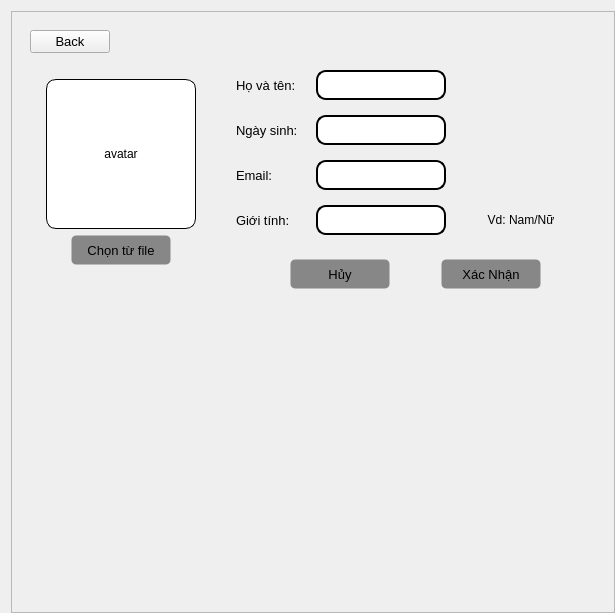
            <widget class="QWidget" name="page_4">
             <property name="styleSheet">
              <string notr="true">#page_4{
background-color: rgb(202, 202, 202);
}
</string>
             </property>
             <layout class="QHBoxLayout" name="horizontalLayout_11">
              <property name="rightMargin">
               <number>0</number>
              </property>
              <property name="bottomMargin">
               <number>0</number>
              </property>
              <item>
               <widget class="QFrame" name="frame_9">
                <property name="frameShape">
                 <enum>QFrame::StyledPanel</enum>
                </property>
                <property name="frameShadow">
                 <enum>QFrame::Raised</enum>
                </property>
                <layout class="QHBoxLayout" name="horizontalLayout_12">
                 <item>
                  <widget class="QWidget" name="widget_13" native="true">
                   <property name="sizePolicy">
                    <sizepolicy hsizetype="Maximum" vsizetype="Preferred">
                     <horstretch>0</horstretch>
                     <verstretch>0</verstretch>
                    </sizepolicy>
                   </property>
                   <property name="minimumSize">
                    <size>
                     <width>200</width>
                     <height>0</height>
                    </size>
                   </property>
                   <layout class="QVBoxLayout" name="verticalLayout_15">
                    <item>
                     <widget class="QPushButton" name="btn_back_to_page_list_session_2">
                      <property name="sizePolicy">
                       <sizepolicy hsizetype="Fixed" vsizetype="Fixed">
                        <horstretch>0</horstretch>
                        <verstretch>0</verstretch>
                       </sizepolicy>
                      </property>
                      <property name="font">
                       <font>
                        <pointsize>10</pointsize>
                       </font>
                      </property>
                      <property name="cursor">
                       <cursorShape>PointingHandCursor</cursorShape>
                      </property>
                      <property name="text">
                       <string>Back</string>
                      </property>
                      <property name="icon">
                       <iconset resource="resources.qrc">
                        <normaloff>:/icons/images/icons/icons8-back-50.png</normaloff>:/icons/images/icons/icons8-back-50.png</iconset>
                      </property>
                     </widget>
                    </item>
                    <item>
                     <spacer name="verticalSpacer_5">
                      <property name="orientation">
                       <enum>Qt::Vertical</enum>
                      </property>
                      <property name="sizeType">
                       <enum>QSizePolicy::Fixed</enum>
                      </property>
                      <property name="sizeHint" stdset="0">
                       <size>
                        <width>20</width>
                        <height>20</height>
                       </size>
                      </property>
                     </spacer>
                    </item>
                    <item alignment="Qt::AlignHCenter">
                     <widget class="QLabel" name="avatar">
                      <property name="sizePolicy">
                       <sizepolicy hsizetype="Fixed" vsizetype="Fixed">
                        <horstretch>0</horstretch>
                        <verstretch>0</verstretch>
                       </sizepolicy>
                      </property>
                      <property name="minimumSize">
                       <size>
                        <width>150</width>
                        <height>150</height>
                       </size>
                      </property>
                      <property name="styleSheet">
                       <string notr="true">QLabel {
  border-style: solid;
  border-width: 1px;
  border-radius: 10px;
	background-color: rgb(255, 255, 255);
}</string>
                      </property>
                      <property name="text">
                       <string>avatar</string>
                      </property>
                      <property name="alignment">
                       <set>Qt::AlignCenter</set>
                      </property>
                     </widget>
                    </item>
                    <item alignment="Qt::AlignHCenter">
                     <widget class="QPushButton" name="btn_get_path_avatar">
                      <property name="sizePolicy">
                       <sizepolicy hsizetype="Fixed" vsizetype="Fixed">
                        <horstretch>0</horstretch>
                        <verstretch>0</verstretch>
                       </sizepolicy>
                      </property>
                      <property name="minimumSize">
                       <size>
                        <width>100</width>
                        <height>30</height>
                       </size>
                      </property>
                      <property name="font">
                       <font>
                        <pointsize>10</pointsize>
                       </font>
                      </property>
                      <property name="cursor">
                       <cursorShape>PointingHandCursor</cursorShape>
                      </property>
                      <property name="styleSheet">
                       <string notr="true">QPushButton{
  background-color: #878787;
  border-style: solid;
  border-width: 1px;
border-radius: 5px;
}</string>
                      </property>
                      <property name="text">
                       <string>Chọn từ file</string>
                      </property>
                     </widget>
                    </item>
                    <item>
                     <spacer name="verticalSpacer_2">
                      <property name="orientation">
                       <enum>Qt::Vertical</enum>
                      </property>
                      <property name="sizeHint" stdset="0">
                       <size>
                        <width>20</width>
                        <height>329</height>
                       </size>
                      </property>
                     </spacer>
                    </item>
                   </layout>
                  </widget>
                 </item>
                 <item>
                  <widget class="QWidget" name="widget_14" native="true">
                   <layout class="QVBoxLayout" name="verticalLayout_16">
                    <property name="spacing">
                     <number>15</number>
                    </property>
                    <item>
                     <spacer name="verticalSpacer_3">
                      <property name="orientation">
                       <enum>Qt::Vertical</enum>
                      </property>
                      <property name="sizeType">
                       <enum>QSizePolicy::Preferred</enum>
                      </property>
                      <property name="sizeHint" stdset="0">
                       <size>
                        <width>10</width>
                        <height>40</height>
                       </size>
                      </property>
                     </spacer>
                    </item>
                    <item>
                     <widget class="QWidget" name="widget_15" native="true">
                      <layout class="QHBoxLayout" name="horizontalLayout_13">
                       <property name="spacing">
                        <number>0</number>
                       </property>
                       <property name="leftMargin">
                        <number>0</number>
                       </property>
                       <property name="topMargin">
                        <number>0</number>
                       </property>
                       <property name="rightMargin">
                        <number>0</number>
                       </property>
                       <property name="bottomMargin">
                        <number>0</number>
                       </property>
                       <item>
                        <widget class="QLabel" name="label_15">
                         <property name="sizePolicy">
                          <sizepolicy hsizetype="Fixed" vsizetype="Preferred">
                           <horstretch>0</horstretch>
                           <verstretch>0</verstretch>
                          </sizepolicy>
                         </property>
                         <property name="minimumSize">
                          <size>
                           <width>80</width>
                           <height>0</height>
                          </size>
                         </property>
                         <property name="font">
                          <font>
                           <pointsize>10</pointsize>
                          </font>
                         </property>
                         <property name="text">
                          <string>Họ và tên:</string>
                         </property>
                        </widget>
                       </item>
                       <item>
                        <widget class="QLineEdit" name="ip_fullname">
                         <property name="styleSheet">
                          <string notr="true">QLineEdit{
border-style: solid;
border-width: 2px;
border-radius: 10px;
padding-left: 10px;
padding-right: 10px;
padding-top: 5px;
padding-bottom: 5px;
}</string>
                         </property>
                        </widget>
                       </item>
                       <item>
                        <spacer name="horizontalSpacer_7">
                         <property name="orientation">
                          <enum>Qt::Horizontal</enum>
                         </property>
                         <property name="sizeType">
                          <enum>QSizePolicy::Preferred</enum>
                         </property>
                         <property name="sizeHint" stdset="0">
                          <size>
                           <width>150</width>
                           <height>20</height>
                          </size>
                         </property>
                        </spacer>
                       </item>
                      </layout>
                     </widget>
                    </item>
                    <item>
                     <widget class="QWidget" name="widget_16" native="true">
                      <layout class="QHBoxLayout" name="horizontalLayout_14">
                       <property name="spacing">
                        <number>0</number>
                       </property>
                       <property name="leftMargin">
                        <number>0</number>
                       </property>
                       <property name="topMargin">
                        <number>0</number>
                       </property>
                       <property name="rightMargin">
                        <number>0</number>
                       </property>
                       <property name="bottomMargin">
                        <number>0</number>
                       </property>
                       <item>
                        <widget class="QLabel" name="label_16">
                         <property name="minimumSize">
                          <size>
                           <width>80</width>
                           <height>0</height>
                          </size>
                         </property>
                         <property name="font">
                          <font>
                           <pointsize>10</pointsize>
                          </font>
                         </property>
                         <property name="text">
                          <string>Ngày sinh:</string>
                         </property>
                        </widget>
                       </item>
                       <item>
                        <widget class="QLineEdit" name="ip_date_of_birth">
                         <property name="styleSheet">
                          <string notr="true">QLineEdit{
border-style: solid;
border-width: 2px;
border-radius: 10px;
padding-left: 10px;
padding-right: 10px;
padding-top: 5px;
padding-bottom: 5px;
}</string>
                         </property>
                        </widget>
                       </item>
                       <item>
                        <spacer name="horizontalSpacer_8">
                         <property name="orientation">
                          <enum>Qt::Horizontal</enum>
                         </property>
                         <property name="sizeType">
                          <enum>QSizePolicy::Preferred</enum>
                         </property>
                         <property name="sizeHint" stdset="0">
                          <size>
                           <width>150</width>
                           <height>20</height>
                          </size>
                         </property>
                        </spacer>
                       </item>
                      </layout>
                     </widget>
                    </item>
                    <item>
                     <widget class="QWidget" name="widget_20" native="true">
                      <layout class="QHBoxLayout" name="horizontalLayout_15">
                       <property name="spacing">
                        <number>0</number>
                       </property>
                       <property name="leftMargin">
                        <number>0</number>
                       </property>
                       <property name="topMargin">
                        <number>0</number>
                       </property>
                       <property name="rightMargin">
                        <number>0</number>
                       </property>
                       <property name="bottomMargin">
                        <number>0</number>
                       </property>
                       <item>
                        <widget class="QLabel" name="label_17">
                         <property name="sizePolicy">
                          <sizepolicy hsizetype="Preferred" vsizetype="Preferred">
                           <horstretch>0</horstretch>
                           <verstretch>0</verstretch>
                          </sizepolicy>
                         </property>
                         <property name="minimumSize">
                          <size>
                           <width>80</width>
                           <height>0</height>
                          </size>
                         </property>
                         <property name="maximumSize">
                          <size>
                           <width>70</width>
                           <height>16777215</height>
                          </size>
                         </property>
                         <property name="font">
                          <font>
                           <pointsize>10</pointsize>
                          </font>
                         </property>
                         <property name="text">
                          <string>Email:</string>
                         </property>
                        </widget>
                       </item>
                       <item>
                        <widget class="QLineEdit" name="ip_email">
                         <property name="styleSheet">
                          <string notr="true">QLineEdit{
border-style: solid;
border-width: 2px;
border-radius: 10px;
padding-left: 10px;
padding-right: 10px;
padding-top: 5px;
padding-bottom: 5px;
}</string>
                         </property>
                        </widget>
                       </item>
                       <item>
                        <spacer name="horizontalSpacer_9">
                         <property name="orientation">
                          <enum>Qt::Horizontal</enum>
                         </property>
                         <property name="sizeType">
                          <enum>QSizePolicy::Preferred</enum>
                         </property>
                         <property name="sizeHint" stdset="0">
                          <size>
                           <width>150</width>
                           <height>20</height>
                          </size>
                         </property>
                        </spacer>
                       </item>
                      </layout>
                     </widget>
                    </item>
                    <item>
                     <widget class="QWidget" name="widget_17" native="true">
                      <layout class="QHBoxLayout" name="horizontalLayout_16">
                       <property name="spacing">
                        <number>0</number>
                       </property>
                       <property name="leftMargin">
                        <number>0</number>
                       </property>
                       <property name="topMargin">
                        <number>0</number>
                       </property>
                       <property name="rightMargin">
                        <number>0</number>
                       </property>
                       <property name="bottomMargin">
                        <number>0</number>
                       </property>
                       <item>
                        <widget class="QLabel" name="label_18">
                         <property name="sizePolicy">
                          <sizepolicy hsizetype="Fixed" vsizetype="Preferred">
                           <horstretch>0</horstretch>
                           <verstretch>0</verstretch>
                          </sizepolicy>
                         </property>
                         <property name="minimumSize">
                          <size>
                           <width>80</width>
                           <height>0</height>
                          </size>
                         </property>
                         <property name="font">
                          <font>
                           <pointsize>10</pointsize>
                          </font>
                         </property>
                         <property name="text">
                          <string>Giới tính:</string>
                         </property>
                        </widget>
                       </item>
                       <item>
                        <widget class="QLineEdit" name="ip_gender">
                         <property name="styleSheet">
                          <string notr="true">QLineEdit{
border-style: solid;
border-width: 2px;
border-radius: 10px;
padding-left: 10px;
padding-right: 10px;
padding-top: 5px;
padding-bottom: 5px;
}</string>
                         </property>
                        </widget>
                       </item>
                       <item>
                        <widget class="QLabel" name="label_19">
                         <property name="sizePolicy">
                          <sizepolicy hsizetype="Maximum" vsizetype="Preferred">
                           <horstretch>0</horstretch>
                           <verstretch>0</verstretch>
                          </sizepolicy>
                         </property>
                         <property name="minimumSize">
                          <size>
                           <width>150</width>
                           <height>0</height>
                          </size>
                         </property>
                         <property name="text">
                          <string>Vd: Nam/Nữ</string>
                         </property>
                         <property name="alignment">
                          <set>Qt::AlignCenter</set>
                         </property>
                        </widget>
                       </item>
                      </layout>
                     </widget>
                    </item>
                    <item>
                     <widget class="QWidget" name="widget_18" native="true">
                      <layout class="QHBoxLayout" name="horizontalLayout_17">
                       <item>
                        <widget class="QPushButton" name="btn_config_edit_student">
                         <property name="sizePolicy">
                          <sizepolicy hsizetype="Fixed" vsizetype="Fixed">
                           <horstretch>0</horstretch>
                           <verstretch>0</verstretch>
                          </sizepolicy>
                         </property>
                         <property name="minimumSize">
                          <size>
                           <width>100</width>
                           <height>30</height>
                          </size>
                         </property>
                         <property name="font">
                          <font>
                           <pointsize>10</pointsize>
                          </font>
                         </property>
                         <property name="cursor">
                          <cursorShape>PointingHandCursor</cursorShape>
                         </property>
                         <property name="styleSheet">
                          <string notr="true">QPushButton{
  background-color: #878787;
  border-style: solid;
  border-width: 1px;
border-radius: 5px;
}</string>
                         </property>
                         <property name="text">
                          <string>Hủy</string>
                         </property>
                        </widget>
                       </item>
                       <item>
                        <widget class="QPushButton" name="btn_config_edit_student_2">
                         <property name="sizePolicy">
                          <sizepolicy hsizetype="Fixed" vsizetype="Fixed">
                           <horstretch>0</horstretch>
                           <verstretch>0</verstretch>
                          </sizepolicy>
                         </property>
                         <property name="minimumSize">
                          <size>
                           <width>100</width>
                           <height>30</height>
                          </size>
                         </property>
                         <property name="font">
                          <font>
                           <pointsize>10</pointsize>
                          </font>
                         </property>
                         <property name="cursor">
                          <cursorShape>PointingHandCursor</cursorShape>
                         </property>
                         <property name="styleSheet">
                          <string notr="true">QPushButton{
  background-color: #878787;
  border-style: solid;
  border-width: 1px;
border-radius: 5px;
}</string>
                         </property>
                         <property name="text">
                          <string>Xác Nhận</string>
                         </property>
                        </widget>
                       </item>
                      </layout>
                     </widget>
                    </item>
                    <item>
                     <spacer name="verticalSpacer_4">
                      <property name="orientation">
                       <enum>Qt::Vertical</enum>
                      </property>
                      <property name="sizeHint" stdset="0">
                       <size>
                        <width>20</width>
                        <height>40</height>
                       </size>
                      </property>
                     </spacer>
                    </item>
                   </layout>
                  </widget>
                 </item>
                </layout>
               </widget>
              </item>
             </layout>
            </widget>
